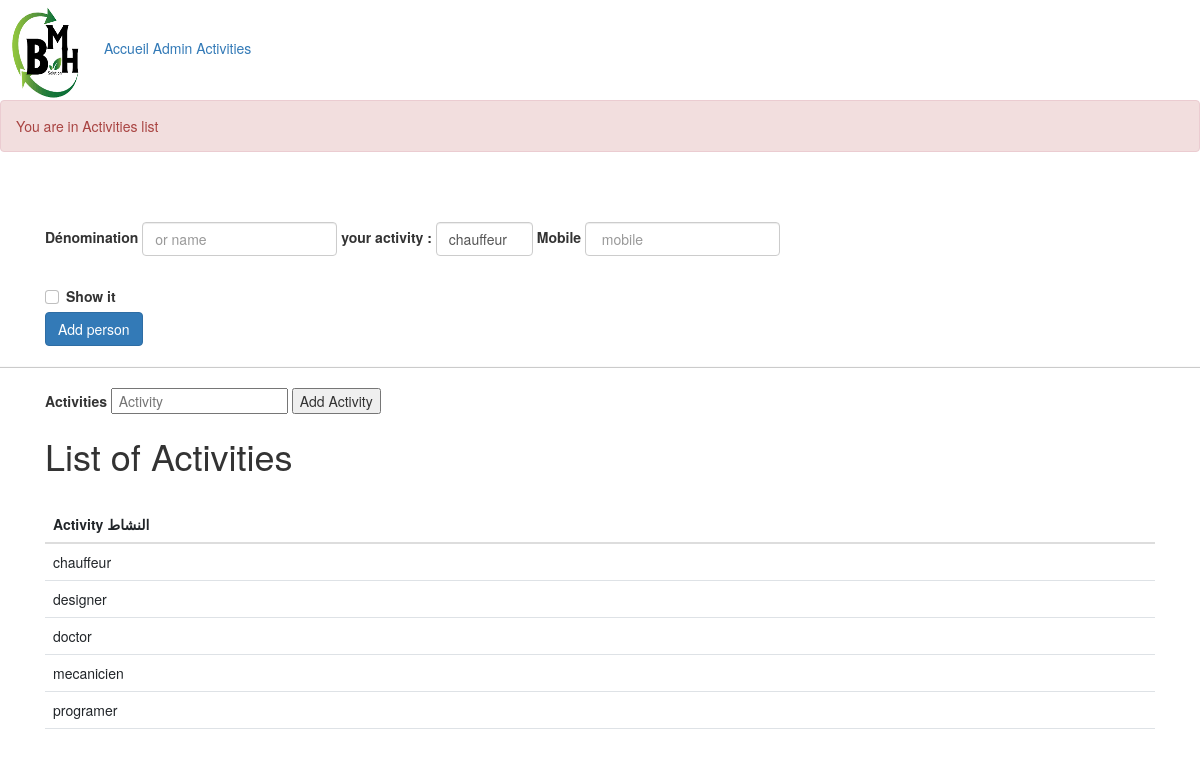
/activity_page, run on the app's committed database.
### app.py (models this page shows, shortened)
class Activity(db.Model):
    id        = db.Column(db.Integer(), primary_key = True)
    name      = db.Column(db.String(120), nullable = False, unique = True)
    persons   = db.relationship('Person', backref='activity', lazy=True, cascade="all, delete")

### app.py (the view)
@app.route('/activity_page',methods=['POST','GET'])
def Activity_def():
    flash("You are in Activities list")
    if request.method == 'POST':
        new_activity = Activity(name = request.form['activity_name'])
        try:
            db.session.add(new_activity)
            db.session.commit()
            return redirect('/activity_page')
        except:
            return 'There was an issue adding your Activity.'
    else:
        activities = Activity.query.order_by(Activity.name).all()
        return render_template("activity_page.html",
                                title      = "List of Activities",
                                activities = activities
                                )

### templates/activity_page.html (shortened to what this page needs)
{% extends 'base.html'%}
{% block body %}
<div class="container">
    <form action="/activity_page" method="POST">
        <label>Activities</label>
        <input type="text" name = "activity_name" id = "activity_id" placeholder = " Activity">
        <input type="submit" value = "Add Activity">
    </form>
</div>
<div class="container">
    <h1>List of Activities</h1>
    {% if activities|length < 1 %}
        <h4> There are no Activity. Create one below !</h4>
    {% else %}
        <table class="table">
            <thead>
            <tr>
                <th scope="col">Activity النشاط</th>
            </tr>
            </thead>
            <br>
            <tbody>
                {% for activity in activities %}
                    <tr>
                        <td>{{ activity.name }}</td>
                    </tr>
                {% endfor %}
            </tbody>
        </table>
    {% endif %}
</div>
{% endblock body%}

### data on the page
Activity: name "chauffeur"
Activity: name "designer"
Activity: name "doctor"
Activity: name "mecanicien"
Activity: name "programer"

### other printed values
{{ message }} "You are in Activities list"
form field activity_id "chauffeur"
